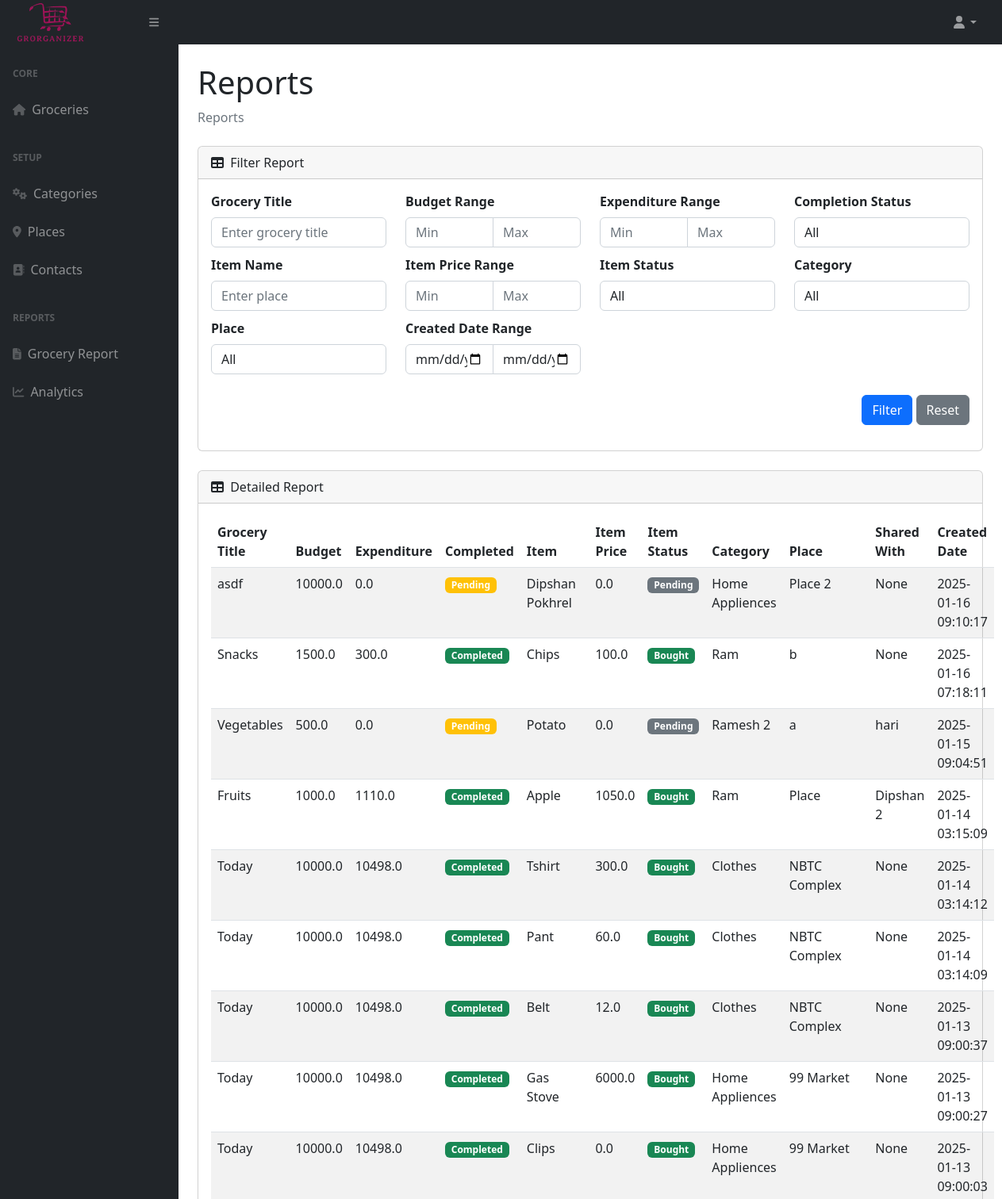
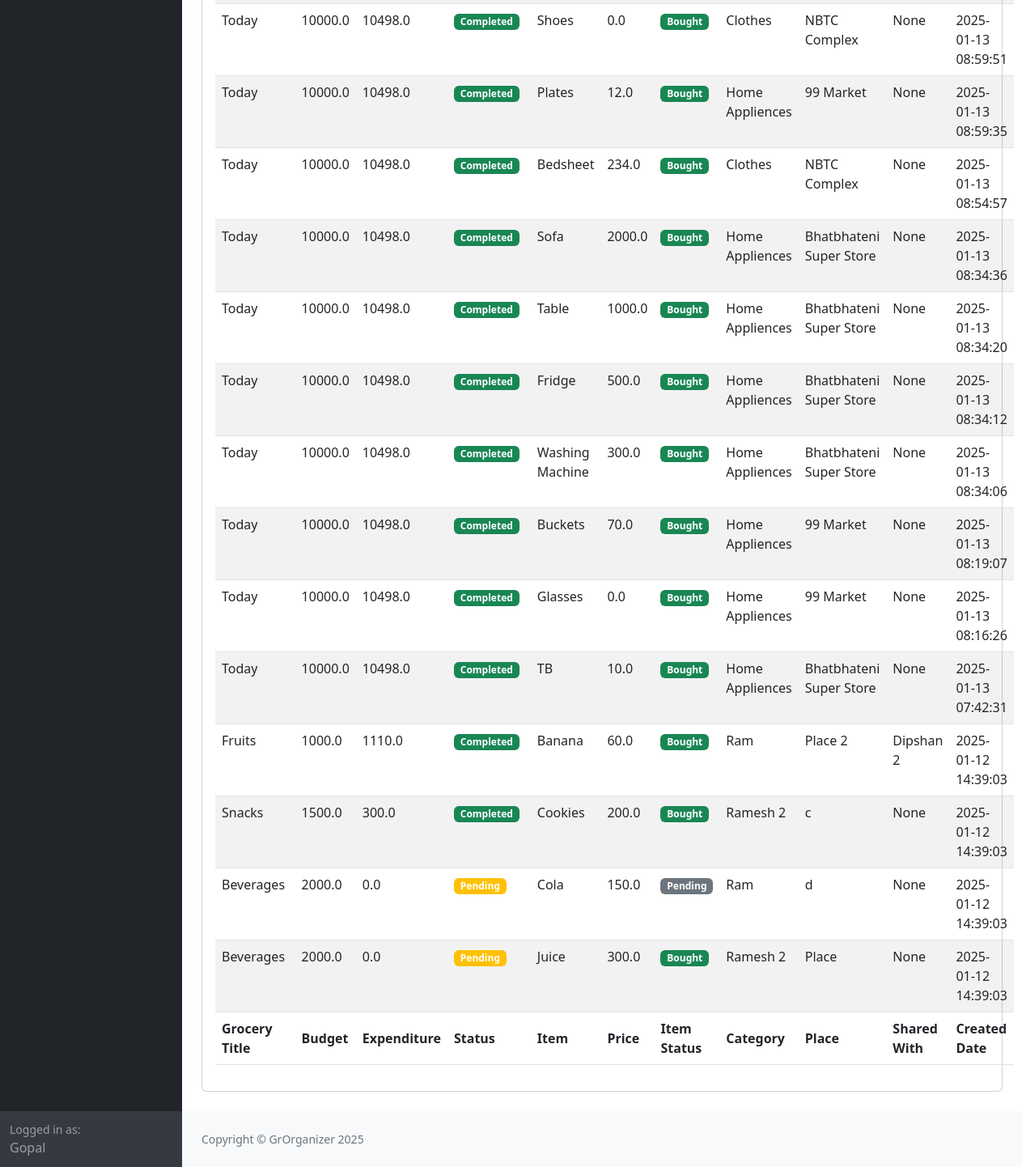
The app's page /reports (signed in) with its own data (2 pictures, top to bottom).
### tables this page shows
CREATE TABLE users (
    id INTEGER PRIMARY KEY AUTOINCREMENT,
    email TEXT NOT NULL UNIQUE,
    name TEXT NOT NULL,
    password TEXT NOT NULL,
    created_at DATETIME DEFAULT CURRENT_TIMESTAMP,
    updated_at DATETIME DEFAULT CURRENT_TIMESTAMP
, reset_token TEXT, reset_token_expiry DATETIME);

CREATE TABLE grocery_items (
    id INTEGER PRIMARY KEY AUTOINCREMENT,
    name TEXT NOT NULL,
    price REAL NOT NULL,
    bought BOOLEAN NOT NULL DEFAULT 0,
    grocery_id INTEGER NOT NULL,
    category_id INTEGER NOT NULL,
    place_id INTEGER NOT NULL,
    created_at DATETIME DEFAULT CURRENT_TIMESTAMP,
    updated_at DATETIME DEFAULT CURRENT_TIMESTAMP,
    FOREIGN KEY (grocery_id) REFERENCES groceries (id) ON DELETE CASCADE,
    FOREIGN KEY (category_id) REFERENCES categories (id) ON DELETE SET NULL,
    FOREIGN KEY (place_id) REFERENCES places (id) ON DELETE SET NULL
);

CREATE TABLE groceries (
    id INTEGER PRIMARY KEY AUTOINCREMENT,
    name TEXT NOT NULL,
    balance REAL NOT NULL DEFAULT 0.0,
    user_id INTEGER NOT NULL,
    created_at DATETIME DEFAULT CURRENT_TIMESTAMP,
    updated_at DATETIME DEFAULT CURRENT_TIMESTAMP, completed BOOLEAN NOT NULL DEFAULT 0, expenditure REAL NOT NULL DEFAULT 0.0,
    FOREIGN KEY (user_id) REFERENCES users (id) ON DELETE CASCADE
);

CREATE TABLE categories (
    id INTEGER PRIMARY KEY AUTOINCREMENT,
    category TEXT NOT NULL UNIQUE,
    description TEXT,
    created_at DATETIME DEFAULT CURRENT_TIMESTAMP,
    updated_at DATETIME DEFAULT CURRENT_TIMESTAMP
);

CREATE TABLE places (
    id INTEGER PRIMARY KEY AUTOINCREMENT,
    place TEXT NOT NULL UNIQUE,
    description TEXT,
    created_at DATETIME DEFAULT CURRENT_TIMESTAMP,
    updated_at DATETIME DEFAULT CURRENT_TIMESTAMP
);

### app.py (the view)
@app.route("/reports")
@login_required
def reports():
    user_id = session.get("user_id")
    filters = {
        "grocery_name": request.args.get("grocery_name"),
        "budget_min": request.args.get("budget_min"),
        "budget_max": request.args.get("budget_max"),
        "exp_min": request.args.get("exp_min"),
        "exp_max": request.args.get("exp_max"),
        "grocery_completed": request.args.get("grocery_completed"),
        "item_name": request.args.get("item_name"),
        "item_price_min": request.args.get("item_price_min"),
        "item_price_max": request.args.get("item_price_max"),
        "item_status": request.args.get("item_status"),
        "category_name": request.args.get("category_name"),
        "place_name": request.args.get("place_name"),
        "start_date": request.args.get("start_date"),
        "end_date": request.args.get("end_date"),
    }
    query = "SELECT * FROM report_generation WHERE user_id = ?"
    values = [user_id]
    clauses = []
    if filters["grocery_name"]:
        clauses.append("grocery_name LIKE ?")
        values.append(f"%{filters['grocery_name']}%")
    if filters["budget_min"]:
        clauses.append("grocery_balance >= ?")
        values.append(filters["budget_min"])
    if filters["budget_max"]:
        clauses.append("grocery_balance <= ?")
        values.append(filters["budget_max"])
    if filters["exp_min"]:
        clauses.append("grocery_expenditure >= ?")
        values.append(filters["exp_min"])
    if filters["exp_max"]:
        clauses.append("grocery_expenditure <= ?")
        values.append(filters["exp_max"])
    if filters["grocery_completed"] is not None and filters["grocery_completed"] != "":
        clauses.append("grocery_completed = ?")
        values.append(filters["grocery_completed"])
    if filters["item_name"]:
        clauses.append("item_name LIKE ?")
        values.append(f"%{filters['item_name']}%")
    if filters["item_price_min"]:
        clauses.append("item_price >= ?")
        values.append(filters["item_price_min"])
    if filters["item_price_max"]:
        clauses.append("item_price <= ?")
        values.append(filters["item_price_max"])
    if filters["item_status"] is not None and filters["item_status"] != "":
        clauses.append("item_bought = ?")
        values.append(filters["item_status"])
    if filters["category_name"]:
        clauses.append("category_name = ?")
        values.append(filters["category_name"])
    if filters["place_name"]:
        clauses.append("place_name = ?")
        values.append(filters["place_name"])
    if filters["start_date"]:
        clauses.append("DATE(grocery_updated_at) >= ?")
        values.append(filters["start_date"])
    if filters["end_date"]:
        clauses.append("DATE(grocery_updated_at) <= ?")
        values.append(filters["end_date"])
    if clauses:
        query += " AND " + " AND ".join(clauses)
    categories = db.execute("SELECT DISTINCT category_name FROM report_generation WHERE user_id = ? AND category_name IS NOT NULL", user_id)
    places = db.execute("SELECT DISTINCT place_name FROM report_generation WHERE user_id = ? AND place_name IS NOT NULL", user_id)
    details = db.execute(query, *values)
    return render_template("reports.html", details=details, categories=categories, places=places)

### helpers.py (called while the page is built)
def login_required(f):
    @wraps(f)
    def decorated_function(*args, **kwargs):
        if session.get("user_id") is None:
            return redirect("/")
        return f(*args, **kwargs)
    return decorated_function

### templates/reports.html (shortened to what this page needs)
{% extends "layout.html" %}
{% block content %}
<div class="container-fluid px-4">
  <h1 class="mt-4">Reports</h1>
  <ol class="breadcrumb mb-4">
    <li class="breadcrumb-item active">Reports</li>
  </ol>
  <div class="card mb-4">
    <div class="card-header">
      <i class="fas fa-table me-1"></i>
      Filter Report
    </div>
    <div class="card-body">
      <form method="GET" action="{{ url_for('reports') }}" class="mb-3">
        <div class="row">
          <div class="col-md-3">
            <label for="grocery_name" class="form-label">Grocery Title</label>
            <input type="text" name="grocery_name" id="grocery_name" class="form-control"
              placeholder="Enter grocery title" value="{{ request.args.get('grocery_name', '') }}">
          </div>
          <div class="col-md-3">
            <label for="budget_min" class="form-label">Budget Range</label>
            <div class="input-group">
              <input type="number" step="0.01" name="budget_min" id="budget_min" class="form-control" placeholder="Min"
                value="{{ request.args.get('budget_min', '') }}">
              <input type="number" step="0.01" name="budget_max" id="budget_max" class="form-control" placeholder="Max"
                value="{{ request.args.get('budget_max', '') }}">
            </div>
          </div>
          <div class="col-md-3">
            <label for="exp_min" class="form-label">Expenditure Range</label>
            <div class="input-group">
              <input type="number" step="0.01" name="exp_min" id="exp_min" class="form-control" placeholder="Min"
                value="{{ request.args.get('exp_min', '') }}">
              <input type="number" step="0.01" name="exp_max" id="exp_max" class="form-control" placeholder="Max"
                value="{{ request.args.get('exp_max', '') }}">
            </div>
          </div>
          <div class="col-md-3">
            <label for="grocery_completed" class="form-label">Completion Status</label>
            <select name="grocery_completed" id="grocery_completed" class="form-control">
              <option value="" {% if request.args.get('grocery_completed')=='' %}selected{% endif %}>All</option>
            </select>
          </div>
          <div class="col-md-3">
            <label for="item_name" class="form-label">Item Name</label>
            <input type="text" name="item_name" id="item_name" class="form-control" placeholder="Enter place"
              value="{{ request.args.get('item_name', '') }}">
          </div>
          <div class="col-md-3">
            <label for="item_price_min" class="form-label">Item Price Range</label>
            <div class="input-group">
              <input type="number" step="0.01" name="item_price_min" id="item_price_min" class="form-control"
                placeholder="Min" value="{{ request.args.get('item_price_min', '') }}">
              <input type="number" step="0.01" name="item_price_max" id="item_price_max" class="form-control"
                placeholder="Max" value="{{ request.args.get('item_price_max', '') }}">
            </div>
          </div>
          <div class="col-md-3">
            <label for="item_status" class="form-label">Item Status</label>
            <select name="item_status" id="item_status" class="form-control">
              <option value="" {% if request.args.get('item_status')=='' %}selected{% endif %}>All</option>
            </select>
          </div>
          <div class="col-md-3">
            <label for="category_name" class="form-label">Category</label>
            <select name="category_name" id="category_name" class="form-control">
              <option value="" {% if request.args.get('category_name')=='' %}selected{% endif %}>All</option>
            </select>
          </div>
          <div class="col-md-3">
            <label for="place_name" class="form-label">Place</label>
            <select name="place_name" id="place_name" class="form-control">
              <option value="" {% if request.args.get('place_name')=='' %}selected{% endif %}>All</option>
            </select>
          </div>
          <div class="col-md-3">
            <label for="created_date" class="form-label">Created Date Range</label>
            <div class="input-group">
              <input type="date" name="start_date" id="start_date" class="form-control"
                value="{{ request.args.get('start_date', '') }}">
              <input type="date" name="end_date" id="end_date" class="form-control"
                value="{{ request.args.get('end_date', '') }}">
            </div>
          </div>
        </div>
        <div class="row mt-3">
          <div class="col-md-12 text-end">
            <button type="submit" class="btn btn-primary">Filter</button>
            <a href="{{ url_for('reports') }}" class="btn btn-secondary">Reset</a>
          </div>
        </div>
      </form>
    </div>
  </div>
  <div class="card mb-4">
    <div class="card-header">
      <i class="fas fa-table me-1"></i>
      Detailed Report
    </div>
    <div class="card-body">
      <table id="" class="table table-striped">
        <thead>
          <tr>
            <th>Grocery Title</th>
            <th>Budget</th>
            <th>Expenditure</th>
            <th>Completed</th>
            <th>Item</th>
            <th>Item Price</th>
            <th>Item Status</th>
            <th>Category</th>
            <th>Place</th>
            <th>Shared With</th>
            <th>Created Date</th>
          </tr>
        </thead>
        <tfoot>
          <tr>
            <th>Grocery Title</th>
            <th>Budget</th>
            <th>Expenditure</th>
            <th>Status</th>
            <th>Item</th>
            <th>Price</th>
            <th>Item Status</th>
            <th>Category</th>
            <th>Place</th>
            <th>Shared With</th>
            <th>Created Date</th>
          </tr>
        </tfoot>
        <tbody>
          {% for detail in details %}
          <tr>
            <td>{{detail.grocery_name}}</td>
            <td>{{detail.grocery_balance}}</td>
            <td>{{detail.grocery_expenditure}}</td>
            <td>
              {% if detail.grocery_completed %}
              <span class="badge bg-success">Completed</span>
              {% else %}
              <span class="badge bg-warning">Pending</span>
              {% endif %}
            </td>
            <td>{{detail.item_name}}</td>
            <td>{{detail.item_price}}</td>
            <td>
              {% if detail.item_bought == 1 %}
              <span class="badge bg-success">Bought</span>
              {% elif detail.item_bought == -1 %}
              <span class="badge bg-danger">Removed</span>
              {% else %}
              <span class="badge bg-secondary">Pending</span>
              {% endif %}
            </td>
            <td>{{detail.category_name}}</td>
            <td>{{detail.place_name}}</td>
            <td>{{detail.shared_with_user_name}}</td>
            <td>{{detail.grocery_updated_at}}</td>
          </tr>
          {% endfor %}
        </tbody>
      </table>
    </div>
  </div>
</div>
{% endblock content %}

### templates/layout.html (shortened to what this page needs)
<!DOCTYPE html>
<html lang="en">
  <head>
    <link
      href="https://cdn.jsdelivr.net/npm/simple-datatables@7.1.2/dist/style.min.css"
      rel="stylesheet"
    />
    <link
      href="{{ url_for('static',filename='styles.css') }}"
      rel="stylesheet"
    />
  </head>
  <body>
    {% include "theme/nav.html" %}
    <div id="layoutSidenav">
      {% include "theme/sidebar.html" %}
      <div id="layoutSidenav_content">
        {% block content %}{% endblock content %} {% include "theme/footer.html"
        %}
      </div>
    </div>
  </body>
</html>

### templates/theme/nav.html (shortened to what this page needs)
    <nav class="sb-topnav navbar navbar-expand navbar-dark bg-dark">
      <a class="navbar-brand ps-3" href="/dashboard"><img src="{{ url_for('static', filename='logo3.png') }}" alt="logo" srcset="" style="max-height: 50px;"></a>
      <button
        class="btn btn-link btn-sm order-1 order-lg-0 me-4 me-lg-0"
        id="sidebarToggle"
        href="#!"
      >
        <i class="fas fa-bars"></i>
      </button>
      <ul class="navbar-nav ms-auto ms-md-0 me-3 me-lg-4">
        <li class="nav-item dropdown">
          <a
            class="nav-link dropdown-toggle"
            id="navbarDropdown"
            href="#"
            role="button"
            data-bs-toggle="dropdown"
            aria-expanded="false"
            ><i class="fas fa-user fa-fw"></i
          ></a>
        </li>
      </ul>
    </nav>

### templates/theme/sidebar.html
<div id="layoutSidenav_nav">
    <nav class="sb-sidenav accordion sb-sidenav-dark" id="sidenavAccordion">
      <div class="sb-sidenav-menu">
        <div class="nav">
          <div class="sb-sidenav-menu-heading">Core</div>
          <a class="nav-link" href="/dashboard">
            <div class="sb-nav-link-icon">
              <i class="fas fa-home"></i>
            </div>
            Groceries
          </a>
          <div class="sb-sidenav-menu-heading">Setup</div>
          <a class="nav-link" href="/categories">
            <div class="sb-nav-link-icon">
              <i class="fas fa-cogs"></i>
            </div>
            Categories
          </a>
          <a class="nav-link" href="/places">
            <div class="sb-nav-link-icon">
              <i class="fas fa-map-marker-alt"></i>
            </div>
            Places
          </a>
          <a class="nav-link" href="/contacts">
            <div class="sb-nav-link-icon">
              <i class="fas fa-address-book"></i>
            </div>
            Contacts
          </a>
          <div class="sb-sidenav-menu-heading">Reports</div>
          <a class="nav-link" href="/reports">
            <div class="sb-nav-link-icon">
              <i class="fas fa-file-alt"></i>
            </div>
            Grocery Report
          </a>
          <a class="nav-link" href="/analytics">
            <div class="sb-nav-link-icon"><i class="fas fa-chart-line"></i></div>
            Analytics
          </a>
        </div>
      </div>
      <div class="sb-sidenav-footer">
        <div class="small">Logged in as:</div>
        {{ session["user_name"] }}
      </div>
    </nav>
  </div>

### templates/theme/footer.html (shortened to what this page needs)
<footer class="py-4 bg-light mt-auto">
  <div class="container-fluid px-4">
    <div class="d-flex align-items-center justify-content-between small">
      <div class="text-muted">Copyright &copy; GrOrganizer 2025</div>
    </div>
  </div>
</footer>

### templates/reports.html (style rules this page uses)
label { font-weight: bold; }
.col-md-3 { margin-bottom: 10px; }

### records on screen
users: user_name "Gopal"
grocery_items: grocery_name "asdf", grocery_balance "10000.0", grocery_expenditure "0.0", shows "Pending", item_name "Dipshan Pokhrel", item_price "0.0", bought "Pending", category_name "Home Appliences", place_name "Place 2", shared_with_user_name "None", grocery_updated_at "2025-01-16 09:10:17"
grocery_items: grocery_name "Snacks", grocery_balance "1500.0", grocery_expenditure "300.0", shows "Completed", item_name "Chips", item_price "100.0", bought "Bought", category_name "Ram", place_name "b", shared_with_user_name "None", grocery_updated_at "2025-01-16 07:18:11"
grocery_items: grocery_name "Vegetables", grocery_balance "500.0", grocery_expenditure "0.0", shows "Pending", item_name "Potato", item_price "0.0", bought "Pending", category_name "Ramesh 2", place_name "a", shared_with_user_name "hari", grocery_updated_at "2025-01-15 09:04:51"
grocery_items: grocery_name "Fruits", grocery_balance "1000.0", grocery_expenditure "1110.0", shows "Completed", item_name "Apple", item_price "1050.0", bought "Bought", category_name "Ram", place_name "Place", shared_with_user_name "Dipshan 2", grocery_updated_at "2025-01-14 03:15:09"
grocery_items: grocery_name "Today", grocery_balance "10000.0", grocery_expenditure "10498.0", shows "Completed", item_name "Tshirt", item_price "300.0", bought "Bought", category_name "Clothes", place_name "NBTC Complex", shared_with_user_name "None", grocery_updated_at "2025-01-14 03:14:12"
grocery_items: grocery_name "Today", grocery_balance "10000.0", grocery_expenditure "10498.0", shows "Completed", item_name "Pant", item_price "60.0", bought "Bought", category_name "Clothes", place_name "NBTC Complex", shared_with_user_name "None", grocery_updated_at "2025-01-14 03:14:09"
grocery_items: grocery_name "Today", grocery_balance "10000.0", grocery_expenditure "10498.0", shows "Completed", item_name "Belt", item_price "12.0", bought "Bought", category_name "Clothes", place_name "NBTC Complex", shared_with_user_name "None", grocery_updated_at "2025-01-13 09:00:37"
grocery_items: grocery_name "Today", grocery_balance "10000.0", grocery_expenditure "10498.0", shows "Completed", item_name "Gas Stove", item_price "6000.0", bought "Bought", category_name "Home Appliences", place_name "99 Market", shared_with_user_name "None", grocery_updated_at "2025-01-13 09:00:27"
grocery_items: grocery_name "Today", grocery_balance "10000.0", grocery_expenditure "10498.0", shows "Completed", item_name "Clips", item_price "0.0", bought "Bought", category_name "Home Appliences", place_name "99 Market", shared_with_user_name "None", grocery_updated_at "2025-01-13 09:00:03"
grocery_items: grocery_name "Today", grocery_balance "10000.0", grocery_expenditure "10498.0", shows "Completed", item_name "Shoes", item_price "0.0", bought "Bought", category_name "Clothes", place_name "NBTC Complex", shared_with_user_name "None", grocery_updated_at "2025-01-13 08:59:51"
grocery_items: grocery_name "Today", grocery_balance "10000.0", grocery_expenditure "10498.0", shows "Completed", item_name "Plates", item_price "12.0", bought "Bought", category_name "Home Appliences", place_name "99 Market", shared_with_user_name "None", grocery_updated_at "2025-01-13 08:59:35"
grocery_items: grocery_name "Today", grocery_balance "10000.0", grocery_expenditure "10498.0", shows "Completed", item_name "Bedsheet", item_price "234.0", bought "Bought", category_name "Clothes", place_name "NBTC Complex", shared_with_user_name "None", grocery_updated_at "2025-01-13 08:54:57"
grocery_items: grocery_name "Today", grocery_balance "10000.0", grocery_expenditure "10498.0", shows "Completed", item_name "Sofa", item_price "2000.0", bought "Bought", category_name "Home Appliences", place_name "Bhatbhateni Super Store", shared_with_user_name "None", grocery_updated_at "2025-01-13 08:34:36"
grocery_items: grocery_name "Today", grocery_balance "10000.0", grocery_expenditure "10498.0", shows "Completed", item_name "Table", item_price "1000.0", bought "Bought", category_name "Home Appliences", place_name "Bhatbhateni Super Store", shared_with_user_name "None", grocery_updated_at "2025-01-13 08:34:20"
grocery_items: grocery_name "Today", grocery_balance "10000.0", grocery_expenditure "10498.0", shows "Completed", item_name "Fridge", item_price "500.0", bought "Bought", category_name "Home Appliences", place_name "Bhatbhateni Super Store", shared_with_user_name "None", grocery_updated_at "2025-01-13 08:34:12"
grocery_items: grocery_name "Today", grocery_balance "10000.0", grocery_expenditure "10498.0", shows "Completed", item_name "Washing Machine", item_price "300.0", bought "Bought", category_name "Home Appliences", place_name "Bhatbhateni Super Store", shared_with_user_name "None", grocery_updated_at "2025-01-13 08:34:06"
grocery_items: grocery_name "Today", grocery_balance "10000.0", grocery_expenditure "10498.0", shows "Completed", item_name "Buckets", item_price "70.0", bought "Bought", category_name "Home Appliences", place_name "99 Market", shared_with_user_name "None", grocery_updated_at "2025-01-13 08:19:07"
grocery_items: grocery_name "Today", grocery_balance "10000.0", grocery_expenditure "10498.0", shows "Completed", item_name "Glasses", item_price "0.0", bought "Bought", category_name "Home Appliences", place_name "99 Market", shared_with_user_name "None", grocery_updated_at "2025-01-13 08:16:26"
grocery_items: grocery_name "Today", grocery_balance "10000.0", grocery_expenditure "10498.0", shows "Completed", item_name "TB", item_price "10.0", bought "Bought", category_name "Home Appliences", place_name "Bhatbhateni Super Store", shared_with_user_name "None", grocery_updated_at "2025-01-13 07:42:31"
grocery_items: grocery_name "Fruits", grocery_balance "1000.0", grocery_expenditure "1110.0", shows "Completed", item_name "Banana", item_price "60.0", bought "Bought", category_name "Ram", place_name "Place 2", shared_with_user_name "Dipshan 2", grocery_updated_at "2025-01-12 14:39:03"
grocery_items: grocery_name "Snacks", grocery_balance "1500.0", grocery_expenditure "300.0", shows "Completed", item_name "Cookies", item_price "200.0", bought "Bought", category_name "Ramesh 2", place_name "c", shared_with_user_name "None", grocery_updated_at "2025-01-12 14:39:03"
grocery_items: grocery_name "Beverages", grocery_balance "2000.0", grocery_expenditure "0.0", shows "Pending", item_name "Cola", item_price "150.0", bought "Pending", category_name "Ram", place_name "d", shared_with_user_name "None", grocery_updated_at "2025-01-12 14:39:03"
grocery_items: grocery_name "Beverages", grocery_balance "2000.0", grocery_expenditure "0.0", shows "Pending", item_name "Juice", item_price "300.0", bought "Bought", category_name "Ramesh 2", place_name "Place", shared_with_user_name "None", grocery_updated_at "2025-01-12 14:39:03"
